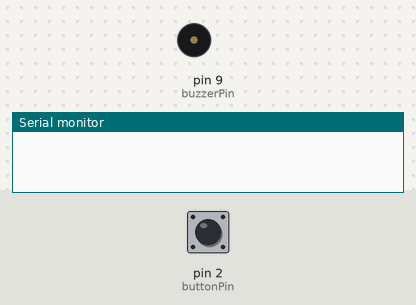
The sketch below on a simulated Arduino Uno, built with avr-gcc and run on an emulated ATmega328P. On the bench: buzzer (waves = sounding, pin HIGH), the last lines printed to the serial monitor. The test bench sets the inputs (shaded band); at power-on: pin 2 (buttonPin) LOW. Not simulated (calls return 0 or success): arduino_secrets.h.

Above: at 1.2 s.
1.3 s: pin 2 (buttonPin) pulled HIGH for 0.15 s
At 1.37 s:
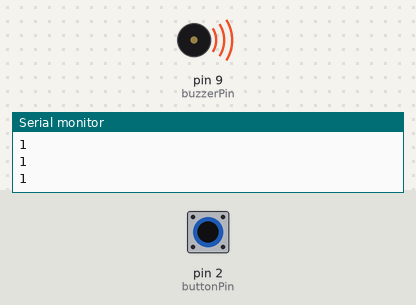
2.9 s: pin 2 (buttonPin) pulled HIGH for 3.2 s
At 7.1 s:
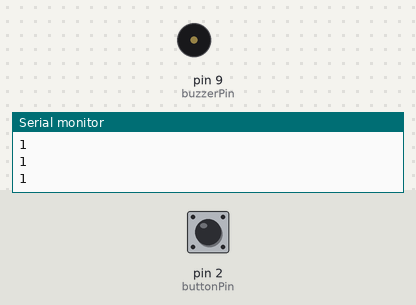
Timing chart, 0 to 8.6 s (numbered marks = the images above; inputs shaded):
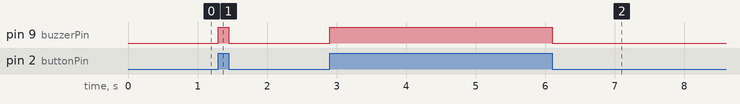

The sketch:

Buzzer_Alarm_with_Push_Button.ino
```cpp
#include "arduino_secrets.h"

const int buttonPin = 2;  // Pin connected to the push button
const int buzzerPin = 9;  // Pin connected to the buzzer

void setup() {
  Serial.begin(9600);
  pinMode(buttonPin, INPUT);   // Set button pin as an input
  pinMode(buzzerPin, OUTPUT);  // Set buzzer pin as an output
}

void loop() {
  int buttonState = digitalRead(buttonPin);  // Read the button state

  if (buttonState == HIGH) {
    Serial.println(buttonState);
    digitalWrite(buzzerPin, HIGH);  // Turn on the buzzer
  } else {
    digitalWrite(buzzerPin, LOW);   // Turn off the buzzer
  }
}
```

Measured:
- after the input at 1.3 s, pin 9 (buzzerPin): LOW → HIGH at once, → LOW 0.15 s later
- after the input at 2.9 s, pin 9 (buzzerPin): LOW → HIGH at once, → LOW 3.2 s later
